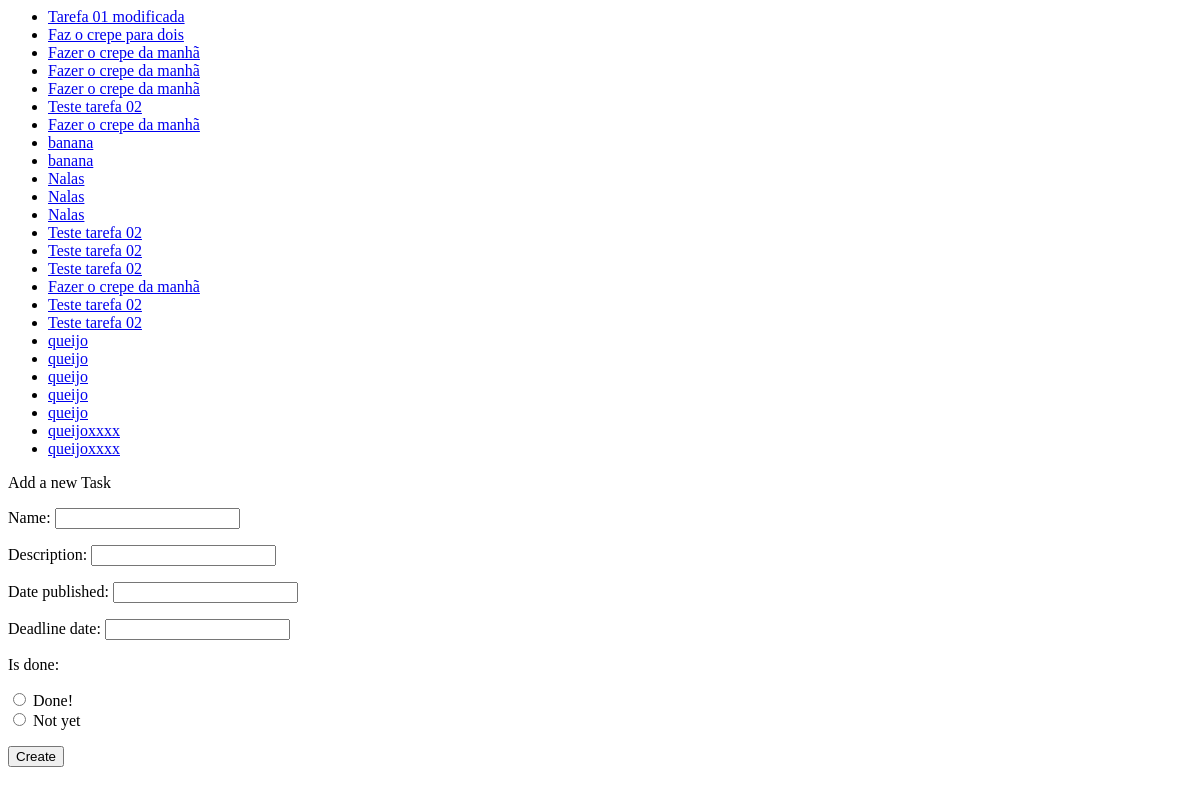
The page /todoBackend/ on the database as committed earlier.
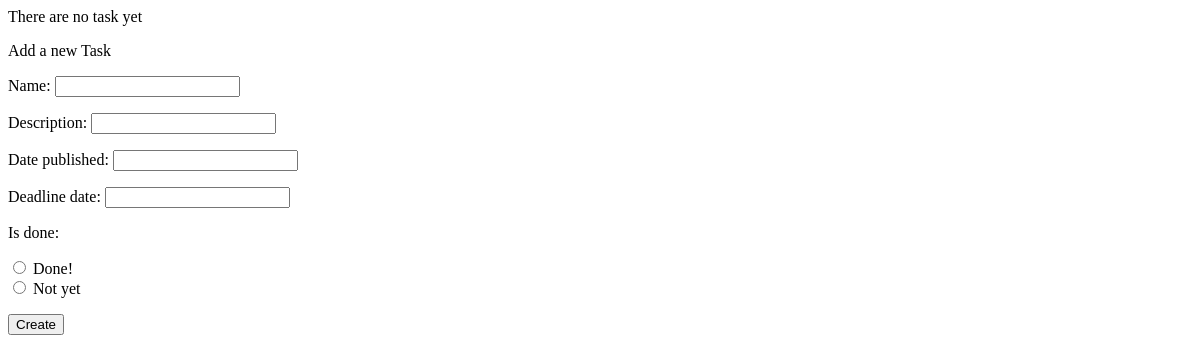
The same page on the database as committed later.
### todoBackend/models.py (models this page shows)
class TodoList(models.Model):
    name = models.CharField(max_length=100)
    description = models.CharField(max_length=500)
    created_at = models.DateTimeField('date published')
    deadline_date = models.DateField(null=True)
    is_done = models.BooleanField(default=False)

### todoBackend/views.py (the view)
# urls.py: path('', views.index, name='index'),
def index(request):
    taskList = TodoList.objects.all()
    if request.method=='POST':
        form = AddTask(request.POST)
        print("we are posting on the db")
        if form.is_valid():
            TodoList.objects.create(**form.cleaned_data)
            todo_list = TodoList()
            todo_list.save
            return HttpResponseRedirect('')
    else:
        form = AddTask()
    return render(request, 'tasks/index.html', {"taskList":taskList, "form": form} )

### todoBackend/forms/taskForm.py
class AddTask(forms.ModelForm):
    created_at = forms.DateInput()
    is_done = forms.ChoiceField(widget=forms.RadioSelect, choices=TASK_IS_DONE)
    class Meta:
        model = TodoList
        exclude = ("id",  )

### todoBackend/templates/tasks/index.html (shortened to what this page needs)
{% if taskList %}
<ul>
  {% for task in taskList %}
  <li><a href="{% url 'todoBackend:edit' task.id %}">{{ task.name }}</a></li>
  {% endfor %}
</ul>
{% else %}
<p>There are no task yet</p>
{% endif %}
<div>Add a new Task</div>
<form action="{% url 'todoBackend:index' %}" method="post" name="changeDescription">
  {{ form.as_p }}
  <input type="submit" value="Create" />
</form>

Rows that differ between the two databases and show on the page:
removed TodoList: name "Tarefa 01 modificada"
removed TodoList: name "Faz o crepe para dois"
removed TodoList: name "Fazer o crepe da manhã"
removed TodoList: name "Fazer o crepe da manhã"
removed TodoList: name "Fazer o crepe da manhã"
removed TodoList: name "Teste tarefa 02"
removed TodoList: name "Fazer o crepe da manhã"
removed TodoList: name "banana"
removed TodoList: name "banana"
removed TodoList: name "Nalas"
removed TodoList: name "Nalas"
removed TodoList: name "Nalas"
removed TodoList: name "Teste tarefa 02"
removed TodoList: name "Teste tarefa 02"
removed TodoList: name "Teste tarefa 02"
removed TodoList: name "Fazer o crepe da manhã"
removed TodoList: name "Teste tarefa 02"
removed TodoList: name "Teste tarefa 02"
removed TodoList: name "queijo"
removed TodoList: name "queijo"
removed TodoList: name "queijo"
removed TodoList: name "queijo"
removed TodoList: name "queijo"
removed TodoList: name "queijoxxxx"
removed TodoList: name "queijoxxxx"
Other text that changed with them:
text now shown: "There are no task yet"
